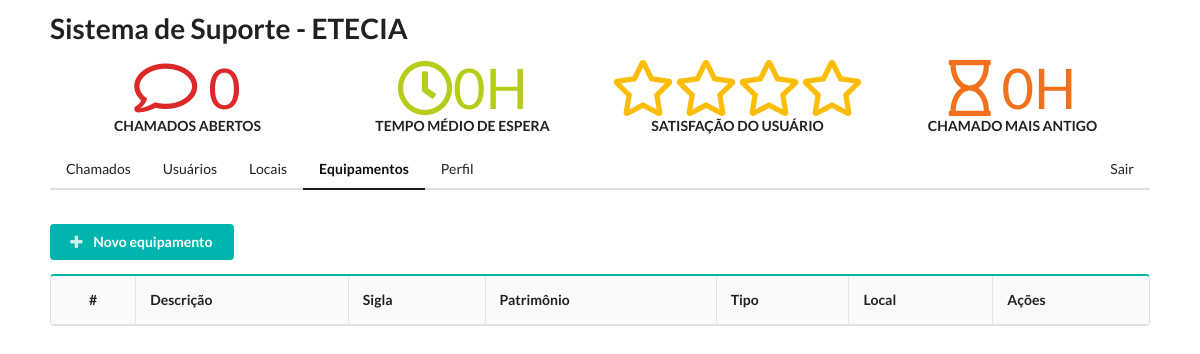
/adm/equipamentos.php, run on an earlier commit of the app's database.
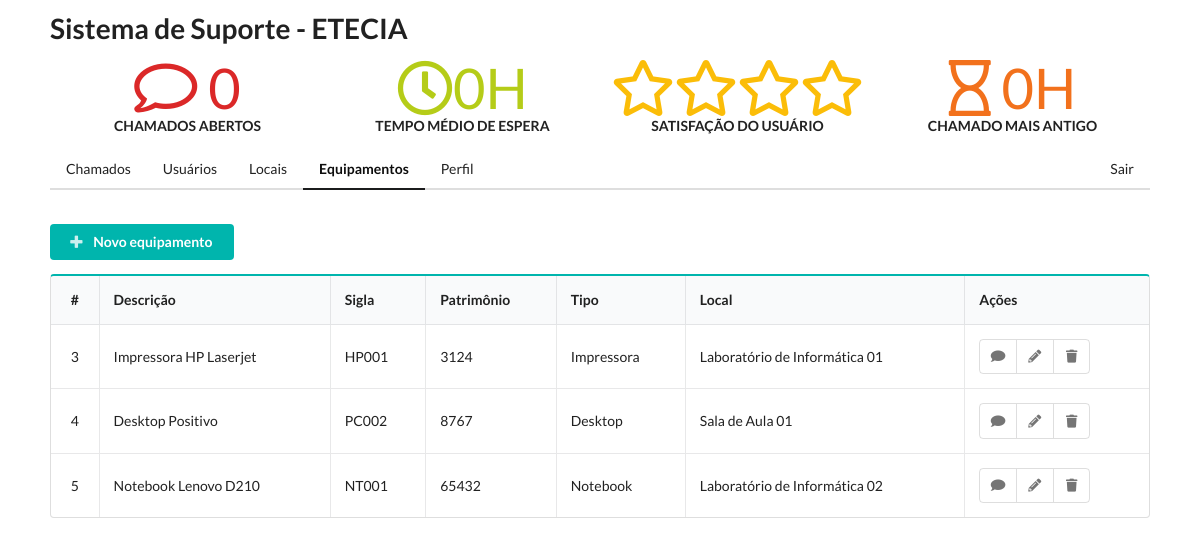
And on a later commit of the database.
### tables this page shows
CREATE TABLE `equipamentos` (
  `id` int(11) NOT NULL,
  `descricao` varchar(200) NOT NULL,
  `patrimonio` int(11) NOT NULL,
  `sigla` varchar(200) NOT NULL,
  `tipo` varchar(200) NOT NULL,
  `idLocal` int(11) DEFAULT NULL
);

CREATE TABLE `locais` (
  `id` int(11) NOT NULL,
  `nome` varchar(200) NOT NULL,
  `sigla` varchar(200) NOT NULL
);

### classes/Equipamento.php (called while the page is built, shortened)
<?php
class Equipamento{
	public function buscarTodos(){
		$conexao = Conexao::pegarConexao();
		$query = "SELECT equipamentos.*, locais.id as idlocal, locais.sigla as siglalocal, locais.nome as local FROM equipamentos LEFT JOIN locais ON locais.id=equipamentos.idLocal";
	    $stmt = $conexao->query($query);
		return $stmt->fetchAll();
	}
}

### adm/equipamentos.php (the view, shortened to what this page needs)
<?php
$equipamento = new Equipamento();
$equipamentos = $equipamento->buscarTodos();
?>
<?php include "cabecalho.php" ?>
<br>
<button class="ui button teal" id="btnNovo">
    <i class="icon plus"></i>
    Novo equipamento
</button>
<table class="ui teal celled padded table datatable" id="datatable">
    <thead>
        <th class="center aligned">#</th>
        <th>Descrição</th>
        <th>Sigla</th>
        <th>Patrimônio</th>
        <th>Tipo</th>
        <th>Local</th>
        <th>Ações</th>
    </thead>
    <tbody>
        <?php foreach ($equipamentos as $equipamento) : ?>
            <tr>
                <td class="center aligned"><?= $equipamento["id"] ?></td>
                <td class="single line"><?= $equipamento["descricao"] ?></td>
                <td><?= $equipamento["sigla"] ?></td>
                <td><?= $equipamento["patrimonio"] ?></td>
                <td><?= $equipamento["tipo"] ?></td>
                <td><?= $equipamento["local"] ?></td>
                <td>
                    <div class="ui small basic icon buttons">
                        <a href="chamado_por_equipamento.php?idEquipamento=<?= $equipamento["id"]?>&sigla=<?=$equipamento["sigla"]?> "><button class="ui button" data-tooltip="ver chamados do equipamento" onclick="chamadosEquipamento('<?=$equipamento["id"] ?>')"><i class="comment icon"></i></button></a>
                        <button class="ui button" data-tooltip="editar" onclick="editar('<?= $equipamento["id"] ?>', '<?= $equipamento["descricao"] ?>', '<?= $equipamento["sigla"] ?>', '<?= $equipamento["patrimonio"]?>', '<?= $equipamento["tipo"]?>', '<?= $equipamento["idlocal"] ?>' )"><i class="pencil icon"></i></button>
                        <button class="ui button" data-tooltip="apagar" onclick="excluir(<?= $equipamento["id"] ?>)"><i class="trash icon"></i></button>
                    </div>
                </td>
            </tr>
        <?php endforeach ?>
    </tbody>
</table>

### classes/View.php (shortened to what this page needs)
<?php
class view{
    public static function mostrarEstrelas($avaliacao){
        $avaliacao = round($avaliacao);
        $html = "<div class='value'>";
        $i = 0;
        for(;$i<$avaliacao;$i++) $html .= "<i class='star icon'></i>";
        for($j=0;$j<(4-$i);$j++) $html .= "<i class='star outline icon'></i>";
        $html .= "</div>";
        return $html;
    }
}

What changed in the data, as far as the page shows it:
added equipamentos: id "3", descricao "Impressora HP Laserjet", sigla "HP001", patrimonio "3124", tipo "Impressora", locais.nome "Laboratório de Informática 01"
added equipamentos: id "4", descricao "Desktop Positivo", sigla "PC002", patrimonio "8767", tipo "Desktop", locais.nome "Sala de Aula 01"
added equipamentos: id "5", descricao "Notebook Lenovo D210", sigla "NT001", patrimonio "65432", tipo "Notebook", locais.nome "Laboratório de Informática 02"
